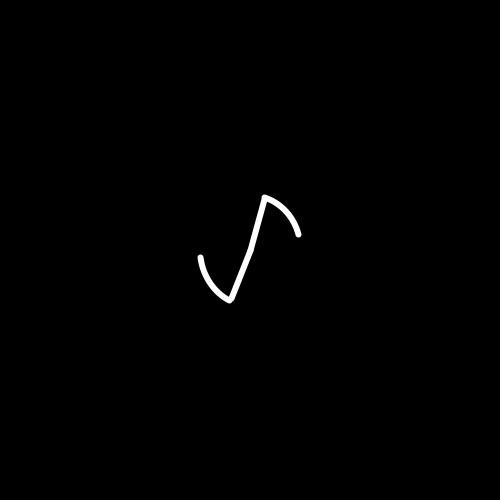
Frame 1 (no input)
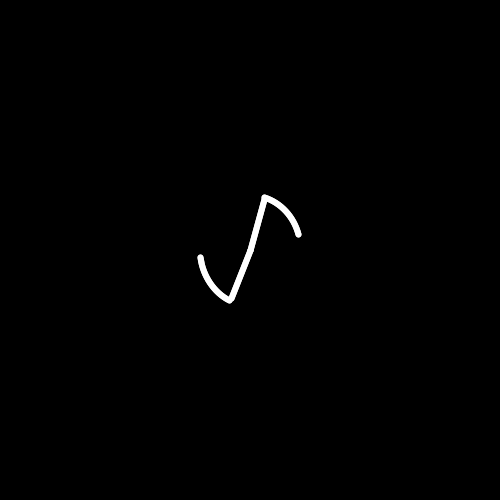
Frame 2 (the mouse pressed at the canvas centre, redrawn once)

The Processing sketch that drew these frames (run headless with seeded random() and noise(); the mouse was pressed at the canvas centre and the sketch redrawn once):

// Processing sketch: processing_85332
// ── processing_85332.pde

void setup()
{
  //SIZE
  //La taille en pixel du papier de la fenêtre est largeur= 500 hauteur= 500
  size(500,500);
  
  smooth();
 
  //BACKGROUND
  //Peindre le fond de notre fenetre (0)
  background(0);
}

void draw()
{
  
  
  //NOFILL
  //les formes suivantes ne seront pas remplies
  noFill();
  
  //STROKE
  //Les formes suivnates auront un contour coloré et une épaisseur de 6pt
  stroke(255);
  strokeWeight(6);
  
  //ELLIPSE
  //Dessiné plusieurs ellipses
  strokeWeight(6);
  arc(250,250,100,110,2,3);
  arc(250,250,100,110,5,6);

 //LIGNE
//Dessiné plusieurs traits
  line(250,250,231,298);
  line(264,199,250,250);
  
  
  
  noLoop();
}
